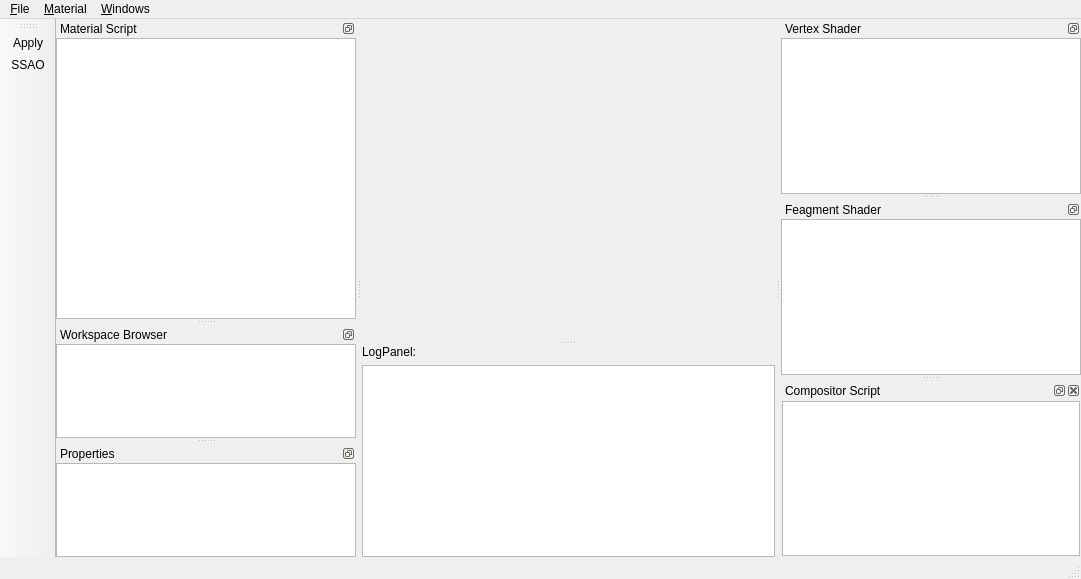
<?xml version="1.0" encoding="UTF-8"?>
<ui version="4.0">
 <class>MainWindow</class>
 <widget class="QMainWindow" name="MainWindow">
  <property name="geometry">
   <rect>
    <x>0</x>
    <y>0</y>
    <width>1081</width>
    <height>579</height>
   </rect>
  </property>
  <property name="windowTitle">
   <string>QtOME</string>
  </property>
  <widget class="QWidget" name="centralWidget">
   <property name="sizePolicy">
    <sizepolicy hsizetype="MinimumExpanding" vsizetype="Preferred">
     <horstretch>0</horstretch>
     <verstretch>0</verstretch>
    </sizepolicy>
   </property>
   <layout class="QHBoxLayout" name="horizontalLayout_2">
    <property name="margin">
     <number>0</number>
    </property>
    <item>
     <widget class="QSplitter" name="splitter">
      <property name="sizePolicy">
       <sizepolicy hsizetype="Expanding" vsizetype="Expanding">
        <horstretch>0</horstretch>
        <verstretch>0</verstretch>
       </sizepolicy>
      </property>
      <property name="orientation">
       <enum>Qt::Vertical</enum>
      </property>
      <widget class="TestWidget" name="OgreWidget" native="true">
       <property name="sizePolicy">
        <sizepolicy hsizetype="Preferred" vsizetype="Preferred">
         <horstretch>0</horstretch>
         <verstretch>1</verstretch>
        </sizepolicy>
       </property>
       <property name="sizeIncrement">
        <size>
         <width>0</width>
         <height>0</height>
        </size>
       </property>
       <property name="font">
        <font>
         <weight>50</weight>
         <bold>false</bold>
        </font>
       </property>
      </widget>
      <widget class="QWidget" name="widget" native="true">
       <property name="sizePolicy">
        <sizepolicy hsizetype="Preferred" vsizetype="Preferred">
         <horstretch>0</horstretch>
         <verstretch>0</verstretch>
        </sizepolicy>
       </property>
       <property name="baseSize">
        <size>
         <width>0</width>
         <height>0</height>
        </size>
       </property>
       <layout class="QVBoxLayout" name="verticalLayout">
        <property name="margin">
         <number>0</number>
        </property>
        <item>
         <widget class="QLabel" name="label">
          <property name="text">
           <string>LogPanel:</string>
          </property>
         </widget>
        </item>
        <item>
         <widget class="QtOmeLogPanel" name="logPanel">
          <property name="baseSize">
           <size>
            <width>0</width>
            <height>200</height>
           </size>
          </property>
         </widget>
        </item>
       </layout>
      </widget>
     </widget>
    </item>
   </layout>
  </widget>
  <widget class="QMenuBar" name="menuBar">
   <property name="geometry">
    <rect>
     <x>0</x>
     <y>0</y>
     <width>1081</width>
     <height>25</height>
    </rect>
   </property>
   <widget class="QMenu" name="menu_File">
    <property name="title">
     <string>&amp;File</string>
    </property>
    <addaction name="action_New"/>
    <addaction name="action_Open"/>
    <addaction name="separator"/>
    <addaction name="actionImport"/>
    <addaction name="separator"/>
    <addaction name="action_Save"/>
    <addaction name="actionSave_All"/>
    <addaction name="separator"/>
    <addaction name="action_Quit"/>
   </widget>
   <widget class="QMenu" name="menuWindows">
    <property name="title">
     <string>&amp;Windows</string>
    </property>
    <addaction name="action_Tile"/>
    <addaction name="actionNext"/>
    <addaction name="actionPrevious"/>
   </widget>
   <widget class="QMenu" name="menuMaterial">
    <property name="title">
     <string>&amp;Material</string>
    </property>
    <addaction name="action_Apply"/>
   </widget>
   <addaction name="menu_File"/>
   <addaction name="menuMaterial"/>
   <addaction name="menuWindows"/>
  </widget>
  <widget class="QStatusBar" name="statusBar"/>
  <widget class="QDockWidget" name="mDock">
   <property name="sizePolicy">
    <sizepolicy hsizetype="Preferred" vsizetype="Preferred">
     <horstretch>0</horstretch>
     <verstretch>0</verstretch>
    </sizepolicy>
   </property>
   <property name="minimumSize">
    <size>
     <width>300</width>
     <height>300</height>
    </size>
   </property>
   <property name="maximumSize">
    <size>
     <width>50000</width>
     <height>50000</height>
    </size>
   </property>
   <property name="sizeIncrement">
    <size>
     <width>1</width>
     <height>1</height>
    </size>
   </property>
   <property name="baseSize">
    <size>
     <width>500</width>
     <height>0</height>
    </size>
   </property>
   <property name="features">
    <set>QDockWidget::DockWidgetFloatable|QDockWidget::DockWidgetMovable</set>
   </property>
   <property name="windowTitle">
    <string>Material Script</string>
   </property>
   <attribute name="dockWidgetArea">
    <number>1</number>
   </attribute>
   <widget class="QWidget" name="wMat">
    <layout class="QVBoxLayout" name="verticalLayout_4">
     <property name="margin">
      <number>0</number>
     </property>
     <item>
      <widget class="TextEdit" name="textEdit"/>
     </item>
    </layout>
   </widget>
  </widget>
  <widget class="QToolBar" name="mainToolBar">
   <property name="sizePolicy">
    <sizepolicy hsizetype="Fixed" vsizetype="Preferred">
     <horstretch>0</horstretch>
     <verstretch>0</verstretch>
    </sizepolicy>
   </property>
   <property name="movable">
    <bool>true</bool>
   </property>
   <attribute name="toolBarArea">
    <enum>LeftToolBarArea</enum>
   </attribute>
   <attribute name="toolBarBreak">
    <bool>false</bool>
   </attribute>
   <addaction name="action_Apply"/>
   <addaction name="actionSSAO"/>
  </widget>
  <widget class="QDockWidget" name="workspaceDock">
   <property name="features">
    <set>QDockWidget::DockWidgetFloatable|QDockWidget::DockWidgetMovable</set>
   </property>
   <property name="windowTitle">
    <string>Workspace Browser</string>
   </property>
   <attribute name="dockWidgetArea">
    <number>1</number>
   </attribute>
   <widget class="QWidget" name="dockWidgetContents_2">
    <layout class="QVBoxLayout" name="verticalLayout_8">
     <property name="margin">
      <number>0</number>
     </property>
     <item>
      <widget class="WorkspaceWidget" name="workspaceTree">
       <property name="frameShape">
        <enum>QFrame::StyledPanel</enum>
       </property>
       <property name="frameShadow">
        <enum>QFrame::Sunken</enum>
       </property>
       <property name="lineWidth">
        <number>1</number>
       </property>
       <property name="headerHidden">
        <bool>true</bool>
       </property>
       <property name="expandsOnDoubleClick">
        <bool>false</bool>
       </property>
       <column>
        <property name="text">
         <string notr="true">1</string>
        </property>
       </column>
      </widget>
     </item>
    </layout>
   </widget>
  </widget>
  <widget class="QDockWidget" name="propertiesDock">
   <property name="features">
    <set>QDockWidget::DockWidgetFloatable|QDockWidget::DockWidgetMovable</set>
   </property>
   <property name="windowTitle">
    <string>Properties</string>
   </property>
   <attribute name="dockWidgetArea">
    <number>1</number>
   </attribute>
   <widget class="QWidget" name="dockWidgetContents_3">
    <layout class="QVBoxLayout" name="verticalLayout_3">
     <property name="margin">
      <number>0</number>
     </property>
     <item>
      <widget class="QListWidget" name="listWidget">
       <property name="minimumSize">
        <size>
         <width>150</width>
         <height>0</height>
        </size>
       </property>
      </widget>
     </item>
    </layout>
   </widget>
  </widget>
  <widget class="QDockWidget" name="vDock">
   <property name="sizePolicy">
    <sizepolicy hsizetype="Preferred" vsizetype="Preferred">
     <horstretch>0</horstretch>
     <verstretch>0</verstretch>
    </sizepolicy>
   </property>
   <property name="minimumSize">
    <size>
     <width>300</width>
     <height>112</height>
    </size>
   </property>
   <property name="baseSize">
    <size>
     <width>500</width>
     <height>0</height>
    </size>
   </property>
   <property name="features">
    <set>QDockWidget::DockWidgetFloatable|QDockWidget::DockWidgetMovable</set>
   </property>
   <property name="windowTitle">
    <string>Vertex Shader</string>
   </property>
   <attribute name="dockWidgetArea">
    <number>2</number>
   </attribute>
   <widget class="QWidget" name="wVP">
    <layout class="QHBoxLayout" name="horizontalLayout">
     <property name="margin">
      <number>0</number>
     </property>
     <item>
      <widget class="GLSLEdit" name="VP"/>
     </item>
    </layout>
   </widget>
  </widget>
  <widget class="QDockWidget" name="fDock">
   <property name="minimumSize">
    <size>
     <width>300</width>
     <height>112</height>
    </size>
   </property>
   <property name="features">
    <set>QDockWidget::DockWidgetFloatable|QDockWidget::DockWidgetMovable</set>
   </property>
   <property name="windowTitle">
    <string>Feagment Shader</string>
   </property>
   <attribute name="dockWidgetArea">
    <number>2</number>
   </attribute>
   <widget class="QWidget" name="wFP">
    <layout class="QVBoxLayout" name="verticalLayout_2">
     <property name="margin">
      <number>0</number>
     </property>
     <item>
      <widget class="GLSLEdit" name="FP"/>
     </item>
    </layout>
   </widget>
  </widget>
  <widget class="QDockWidget" name="compositorDock">
   <property name="windowTitle">
    <string>Compositor Script</string>
   </property>
   <attribute name="dockWidgetArea">
    <number>2</number>
   </attribute>
   <widget class="QWidget" name="wCompositor">
    <layout class="QHBoxLayout" name="horizontalLayout_3">
     <property name="spacing">
      <number>1</number>
     </property>
     <property name="margin">
      <number>1</number>
     </property>
     <item>
      <widget class="TextEdit" name="Compositor"/>
     </item>
    </layout>
   </widget>
  </widget>
  <action name="action_New">
   <property name="text">
    <string>&amp;New</string>
   </property>
  </action>
  <action name="action_Open">
   <property name="text">
    <string>&amp;Open</string>
   </property>
  </action>
  <action name="action_Quit">
   <property name="text">
    <string>&amp;Quit</string>
   </property>
  </action>
  <action name="action_Save">
   <property name="text">
    <string>&amp;Save</string>
   </property>
   <property name="shortcut">
    <string>Ctrl+S</string>
   </property>
  </action>
  <action name="action_Tile">
   <property name="text">
    <string>&amp;Tile</string>
   </property>
   <property name="iconText">
    <string>Tile </string>
   </property>
   <property name="shortcut">
    <string>Ctrl+T</string>
   </property>
  </action>
  <action name="actionNext">
   <property name="text">
    <string>Next</string>
   </property>
   <property name="shortcut">
    <string>Ctrl+Tab</string>
   </property>
  </action>
  <action name="actionPrevious">
   <property name="text">
    <string>Previous</string>
   </property>
   <property name="shortcut">
    <string>Ctrl+Shift+Backtab</string>
   </property>
  </action>
  <action name="actionImport">
   <property name="text">
    <string>Import</string>
   </property>
  </action>
  <action name="actionSave_All">
   <property name="text">
    <string>S&amp;ave All</string>
   </property>
   <property name="shortcut">
    <string>Ctrl+Shift+S</string>
   </property>
  </action>
  <action name="action_Apply">
   <property name="icon">
    <iconset resource="QtOME.qrc">
     <normaloff>:/new/icons/apply.png</normaloff>:/new/icons/apply.png</iconset>
   </property>
   <property name="text">
    <string>Apply</string>
   </property>
   <property name="toolTip">
    <string>Applies material dynamically without saving the script</string>
   </property>
   <property name="shortcut">
    <string>Ctrl+Shift+A</string>
   </property>
   <property name="iconVisibleInMenu">
    <bool>true</bool>
   </property>
  </action>
  <action name="actionGetParams">
   <property name="text">
    <string>getParams</string>
   </property>
  </action>
  <action name="actionSSAO">
   <property name="text">
    <string>SSAO</string>
   </property>
  </action>
 </widget>
 <layoutdefault spacing="6" margin="11"/>
 <customwidgets>
  <customwidget>
   <class>TestWidget</class>
   <extends>QWidget</extends>
   <header>TestWidget.h</header>
   <container>1</container>
   <slots>
    <slot>getGPUParams()</slot>
    <slot>enableSSAO()</slot>
   </slots>
  </customwidget>
  <customwidget>
   <class>TextEdit</class>
   <extends>QTextEdit</extends>
   <header>TextEdit.h</header>
  </customwidget>
  <customwidget>
   <class>GLSLEdit</class>
   <extends>QTextEdit</extends>
   <header>GLSLEdit.h</header>
  </customwidget>
  <customwidget>
   <class>WorkspaceWidget</class>
   <extends>QTreeWidget</extends>
   <header>WorkspaceWidget.hpp</header>
   <slots>
    <slot>showDialog()</slot>
   </slots>
  </customwidget>
  <customwidget>
   <class>QtOmeLogPanel</class>
   <extends>QTextEdit</extends>
   <header>QtOmeLogPanel.h</header>
  </customwidget>
 </customwidgets>
 <resources>
  <include location="QtOME.qrc"/>
 </resources>
 <connections>
  <connection>
   <sender>action_Quit</sender>
   <signal>triggered()</signal>
   <receiver>MainWindow</receiver>
   <slot>close()</slot>
   <hints>
    <hint type="sourcelabel">
     <x>-1</x>
     <y>-1</y>
    </hint>
    <hint type="destinationlabel">
     <x>579</x>
     <y>345</y>
    </hint>
   </hints>
  </connection>
  <connection>
   <sender>action_Open</sender>
   <signal>triggered()</signal>
   <receiver>MainWindow</receiver>
   <slot>loadFile()</slot>
   <hints>
    <hint type="sourcelabel">
     <x>-1</x>
     <y>-1</y>
    </hint>
    <hint type="destinationlabel">
     <x>583</x>
     <y>345</y>
    </hint>
   </hints>
  </connection>
  <connection>
   <sender>actionImport</sender>
   <signal>triggered()</signal>
   <receiver>MainWindow</receiver>
   <slot>importMesh()</slot>
   <hints>
    <hint type="sourcelabel">
     <x>-1</x>
     <y>-1</y>
    </hint>
    <hint type="destinationlabel">
     <x>583</x>
     <y>345</y>
    </hint>
   </hints>
  </connection>
  <connection>
   <sender>action_Apply</sender>
   <signal>triggered()</signal>
   <receiver>MainWindow</receiver>
   <slot>applyMaterial()</slot>
   <hints>
    <hint type="sourcelabel">
     <x>-1</x>
     <y>-1</y>
    </hint>
    <hint type="destinationlabel">
     <x>583</x>
     <y>345</y>
    </hint>
   </hints>
  </connection>
  <connection>
   <sender>action_Save</sender>
   <signal>triggered()</signal>
   <receiver>MainWindow</receiver>
   <slot>saveMatScript()</slot>
   <hints>
    <hint type="sourcelabel">
     <x>-1</x>
     <y>-1</y>
    </hint>
    <hint type="destinationlabel">
     <x>591</x>
     <y>345</y>
    </hint>
   </hints>
  </connection>
  <connection>
   <sender>action_New</sender>
   <signal>triggered()</signal>
   <receiver>MainWindow</receiver>
   <slot>newProject()</slot>
   <hints>
    <hint type="sourcelabel">
     <x>-1</x>
     <y>-1</y>
    </hint>
    <hint type="destinationlabel">
     <x>723</x>
     <y>392</y>
    </hint>
   </hints>
  </connection>
  <connection>
   <sender>listWidget</sender>
   <signal>itemDoubleClicked(QListWidgetItem*)</signal>
   <receiver>MainWindow</receiver>
   <slot>openCompositorFile(QListWidgetItem*)</slot>
   <hints>
    <hint type="sourcelabel">
     <x>1309</x>
     <y>220</y>
    </hint>
    <hint type="destinationlabel">
     <x>723</x>
     <y>392</y>
    </hint>
   </hints>
  </connection>
  <connection>
   <sender>actionSave_All</sender>
   <signal>triggered()</signal>
   <receiver>MainWindow</receiver>
   <slot>saveAll()</slot>
   <hints>
    <hint type="sourcelabel">
     <x>-1</x>
     <y>-1</y>
    </hint>
    <hint type="destinationlabel">
     <x>723</x>
     <y>392</y>
    </hint>
   </hints>
  </connection>
  <connection>
   <sender>actionSSAO</sender>
   <signal>triggered()</signal>
   <receiver>MainWindow</receiver>
   <slot>applyCompositor()</slot>
   <hints>
    <hint type="sourcelabel">
     <x>-1</x>
     <y>-1</y>
    </hint>
    <hint type="destinationlabel">
     <x>540</x>
     <y>289</y>
    </hint>
   </hints>
  </connection>
 </connections>
 <slots>
  <slot>loadFile()</slot>
  <slot>importMesh()</slot>
  <slot>saveMatScript()</slot>
  <slot>applyMaterial()</slot>
  <slot>newProject()</slot>
  <slot>setCurrentMatName(QListWidgetItem*)</slot>
  <slot>saveAll()</slot>
  <slot>applyCompositor()</slot>
  <slot>openCompositorFile(QListWidgetItem*)</slot>
 </slots>
</ui>
